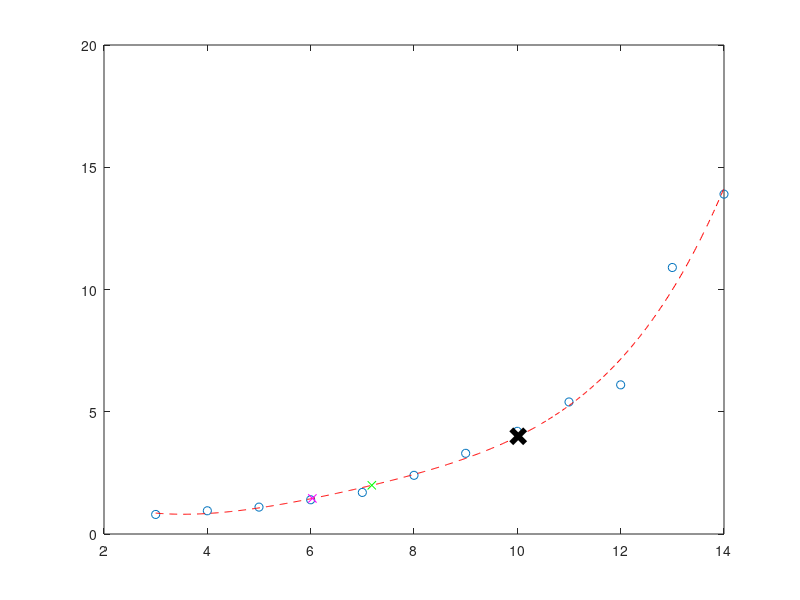

Write the MATLAB code that produced this figure. (Note: this script raises an error after producing the figure.)
clear 
close all
clc

%% upload data to workspace

load('l0.mat'); %change numbering for each participant
lact.time = l0.la_time(2:end); %cut data down to only efit.timeercise samples 
lact.data = l0.la(2:end);

%% find reading errors and approximate blood lactate values at 4 & 6 min

for i = 2:length(lact.data)-1
    if(lact.data(i)<lact.data(i-1))
        lact.data(i) = lact.data(i-1)+(lact.data(i+1)-lact.data(i-1))/2;
    end
end

lact.four = lact.data(1)+(lact.data(2)-lact.data(1))/2;
lact.fit.time = lact.data(2)+(lact.data(3)-lact.data(2))/2;

lact.data = [lact.data(1) lact.four lact.data(2).' lact.fit.time lact.data(3:end).'];
lact.time = [lact.time(1) 4 lact.time(2).' 6 lact.time(3:end).'];

%% fit polynomial to data
p = polyfit(lact.time, lact.data, 5);
fit.time = lact.time(1):1/60:lact.time(end);
fit.data = polyval(p,fit.time);

%% compute thresholds

LT1 = find(fit.data>= 2, 1, 'first')-1;
LT2 = find(fit.data>= 4, 1, 'first')-1;

for i = 1:length(fit.data)-120
    mean1(i) = mean(fit.data(i:i+60));
    mean2(i) = mean(fit.data(i+60:i+120));
    dif(i) = mean1(i)-mean2(i);
end
LTonset = find(dif<-0.5, 1, 'first')-1;

%% plot data extrapolation and thresholds
figure()
plot(lact.time, lact.data, 'o');
hold on
plot(fit.time, fit.data, 'r--')
plot(fit.time(LTonset), fit.data(LTonset),'mx',fit.time(LT1), fit.data(LT1),'gx', fit.time(LT2), fit.data(LT2),'kx','MarkerSize',10, 'linewidth', 4);
yline(4, '--')
yline(2, '--')
hold off
xlabel('Time (min)','Interpreter', 'latex')
ylabel('Muscle lactate concentration (mM)','Interpreter', 'latex')
legend({'Samples', 'Polynomial fit','Onset in lactate accumulation', 'LT1', 'LT2'},'Interpreter', 'latex');
yticks(0:2:max(lact.data)+1)

%% Save results
%change numbering 'LT_0' for each participant in order to
%be able to differentiate participant results

%save('LT_3', 'LT1', 'LT2','LTonset')






